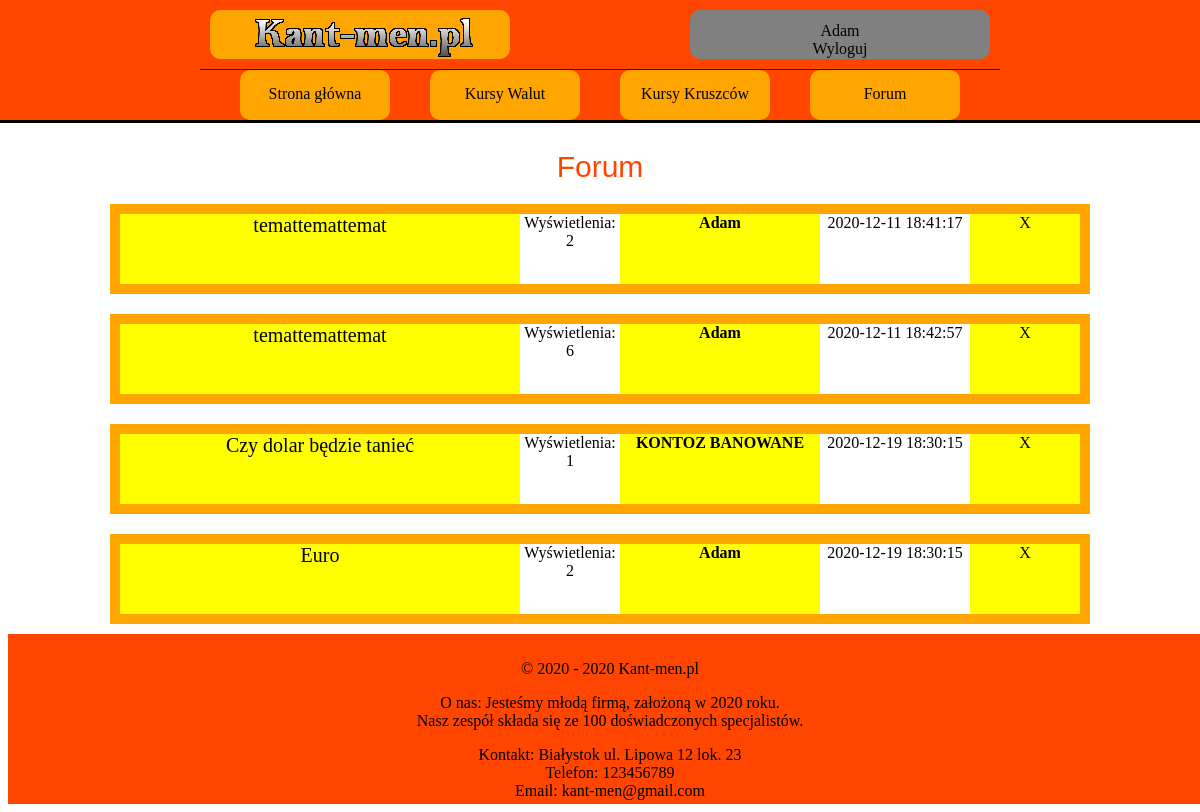
The page /forum.php (signed in) on the database its author committed.
### tables this page shows
CREATE TABLE `watek` (
  `ID_WATEK` int(10) NOT NULL,
  `ID_USER` int(10) NOT NULL,
  `TEMAT` varchar(100) NOT NULL,
  `DATA` timestamp NOT NULL DEFAULT current_timestamp(),
  `TRESC_WATKU` longtext NOT NULL,
  `LICZBA_KOMENTARZY` int(10) NOT NULL DEFAULT 0,
  `ILOSC_ODWIEDZIN` int(10) NOT NULL DEFAULT 0,
  `OCENA` int(10) NOT NULL DEFAULT 0,
  `STATUS` varchar(20) NOT NULL DEFAULT 'UKRYTE'
);

CREATE TABLE `user` (
  `ID_USER` int(10) NOT NULL,
  `LOGIN` varchar(20) NOT NULL,
  `HASLO` char(255) NOT NULL,
  `IMIE` varchar(50) NOT NULL,
  `NAZWISKO` varchar(50) NOT NULL,
  `EMAIL` varchar(50) NOT NULL,
  `WIEK` int(10) NOT NULL,
  `MIASTO` varchar(50) NOT NULL,
  `KRAJ` varchar(50) NOT NULL,
  `OPIS_PROFILU` text DEFAULT NULL,
  `ZDJECIE` varchar(255) DEFAULT NULL,
  `STW_WATKI` int(10) NOT NULL DEFAULT 0,
  `LICZ_KOMENTARZY` int(10) NOT NULL DEFAULT 0,
  `UPRAWNIENIA` varchar(10) NOT NULL DEFAULT 'USER'
);

### forum.php (the view, shortened to what this page needs)
<!DOCTYPE HTML>
<html>
    <head>
        <link href="CSS/styleGlowne.css" rel="stylesheet" type="text/css">
        <link href="CSS/styleForum.css" rel="stylesheet" type="text/css">
    </head>
    <body>
    <?php
    include_once('rysowanieMenu.php');
    ?>
        <main>
            <section>
                <div class="pas-tytulowy">
                    Forum
                </div>
                <?php
                    require_once "polaczeniezMySQL.php";
                    $polaczenie = @new mysqli($host,$db_user,$db_password,$db_name);
                    if($polaczenie->connect_errno!=0)
                    {
                        echo "Error: ".$polaczenie->connect_errno;
                    }
                    else
                    {
                        $rezultat = $polaczenie->query("SELECT * FROM watek");
                        if(!$rezultat)
                        {
                        throw new Exception($polaczenie->error);
                        }
                        else
                        {
                        while($row = mysqli_fetch_array($rezultat))
                        {
                ?>
                <article class="artykul">
                    <div class="glowny-kontener-artykulu">
                        <div class="tytul-watku">
                            <?php echo '<a href="watek.php?id='.$row['ID_WATEK'].'">'.$row['TEMAT'].'</a>'; ?>
                        </div>
                        <div class="ilosc-odwiedzin">
                            <?php echo "Wyświetlenia:</br>";
                            echo $row['ILOSC_ODWIEDZIN']; ?>
                        </div>
                        <div class="autor">
                            <?php
                                $row_autor = mysqli_fetch_array($wyciagniecie_nicku_autora = $polaczenie->query("SELECT * FROM user WHERE ID_USER=".$row['ID_USER']));
                                echo '<a href="profilowe.php?user='.$row['ID_USER'].'"><k style=" font-weight: 700;">'.$row_autor['LOGIN'].'</k></a>';
                            ?>
                        </div>
                        <div class="czas-wstawienia">
                            <?php echo $row['DATA']; ?>
                        </div>
                        <div class="admin-mini-panel">
                            X
                        </div>
                    </div>
                </article>
                <?php
                    }
                    }
                    }
                ?>
            </section>
        </main>
    <?php
    include_once('rysowanieStopki.php');
    ?>
    </body>
</html>

### CSS/styleGlowne.css (style rules this page uses)
body { background-color: white; justify-content: center; align-items: center; }
main { background-color: white; margin-left: auto; margin-right: auto; width: 1000px; height: auto; margin-top: 130px; align-items: center; }
a { text-decoration: none; color: inherit; }

### CSS/styleForum.css (style rules this page uses)
article { background-color: green; height: 100%; }
.pas-tytulowy { position: relative; background-color: white; color: orangered; width: auto; margin: 10px; padding: 10px; text-align: center; font-family: Impact,Arial,sans-serif; font-size: 30px; top: 10px; }
.artykul { background-color: orange; margin: 20px 10px 10px 10px; padding: 10px 10px 10px 10px; text-align: center; display: flex; }
.glowny-kontener-artykulu { height: 70px; background-color: #99b240; width: 100%; }
.tytul-watku { background-color: yellow; font-size: 20px; height: 70px; width: 400px; float: left; }
.ilosc-odwiedzin { width: 100px; height: 70px; background-color: white; float: left; }
.autor { width: 200px; height: 70px; background-color: yellow; float: left; }
.czas-wstawienia { width: 150px; height: 70px; background-color: white; float: left; }
.admin-mini-panel { width: 110px; height: 70px; background-color: yellow; float: left; }

### rows shown on the page
watek: TEMAT "temattemattemat", ILOSC_ODWIEDZIN "2", ID_USER.LOGIN "Adam", DATA "2020-12-11 18:41:17"
watek: TEMAT "temattemattemat", ILOSC_ODWIEDZIN "6", ID_USER.LOGIN "Adam", DATA "2020-12-11 18:42:57"
watek: TEMAT "Czy dolar będzie tanieć", ILOSC_ODWIEDZIN "1", ID_USER.LOGIN "KONTOZ BANOWANE", DATA "2020-12-19 18:30:15"
watek: TEMAT "Euro", ILOSC_ODWIEDZIN "2", ID_USER.LOGIN "Adam", DATA "2020-12-19 18:30:15"

### other values the page prints
$_SESSION['login_wyswietlanie'] "Adam"
